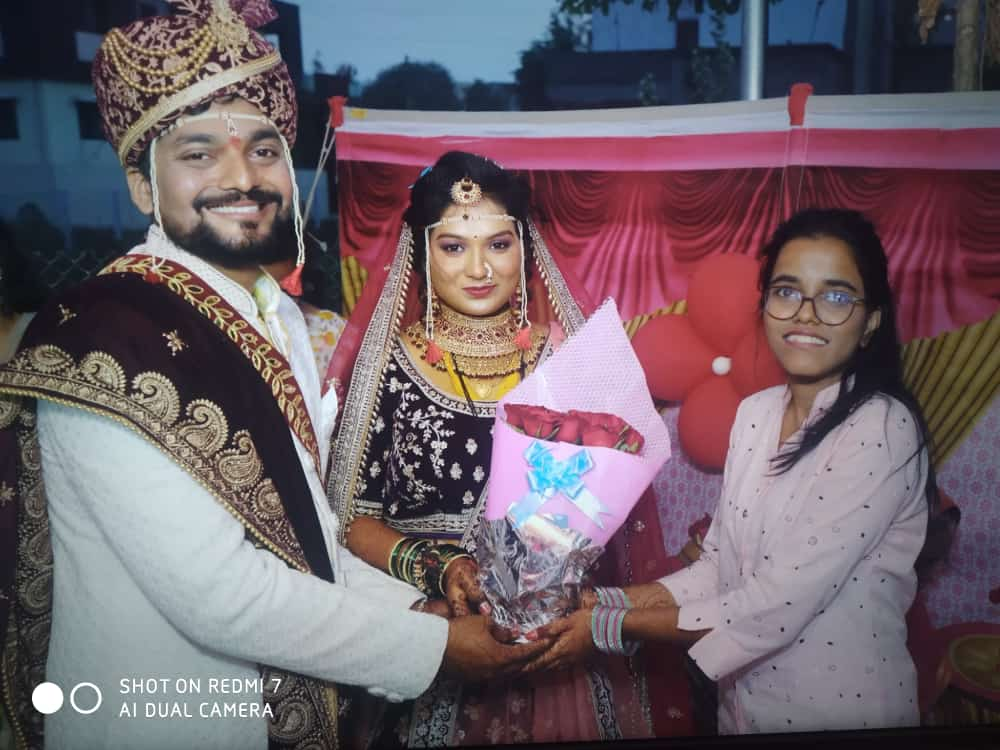
#> input picture OpenCV/Age Detection Using Deep Learning/img/1651254812872.jpg, 1000 x 750 px, given in place of the camera
$ python 'Multiple Color.py'
#> lines starting #> are read from the running program, lines starting #| are printed output that depends on the picture; after the words box and inside, x2 and y2 are one past the last pixel; in counts of white or black regions, pixels touching at a corner belong together
import numpy as np
import cv2
import time

# Capturing video through webcam
webcam = cv2.VideoCapture(0)

# Set timer for 5 seconds (or adjust as needed)
start_time = time.time()
duration = 5  # Change this value for a longer duration

# Start a while loop
try:
    while (time.time() - start_time) < duration:
        # Reading the video from the webcam in image frames
        _, imageFrame = webcam.read()
#> imageFrame is the input picture: shape (750, 1000, 3); mean B, G, R 105, 96.8, 111.6
        if not _:
            break

        # Convert the imageFrame in BGR to HSV color space
        hsvFrame = cv2.cvtColor(imageFrame, cv2.COLOR_BGR2HSV)
#> hsvFrame: shape (750, 1000, 3); mean H, S, V 110, 77, 122.1

        # Set range for red color and define mask
        red_lower = np.array([136, 87, 111], np.uint8)
        red_upper = np.array([180, 255, 255], np.uint8)
        red_mask = cv2.inRange(hsvFrame, red_lower, red_upper)
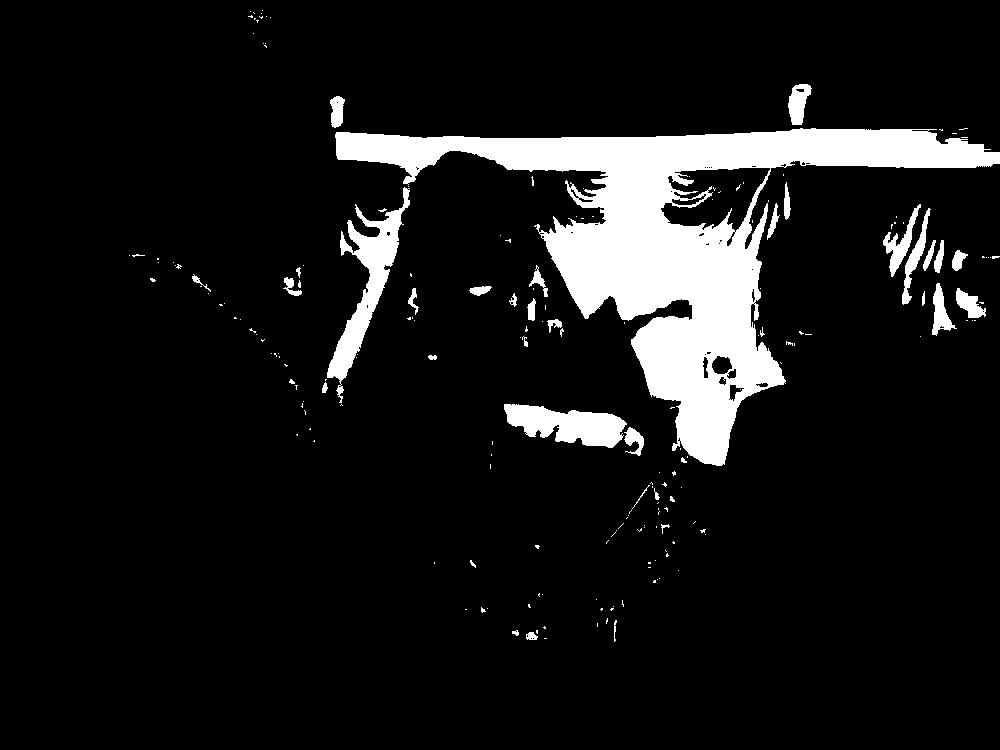
#> red_mask: shape (750, 1000); 9.5% white; 201 white regions (162 under 20 px), largest, box (x1, y1, x2, y2) and area: (335, 128, 1000, 466) 56259, (327, 187, 410, 403) 4549, (504, 404, 627, 448) 3298

        # Set range for green color and define mask
        green_lower = np.array([25, 52, 72], np.uint8)
        green_upper = np.array([102, 255, 255], np.uint8)
        green_mask = cv2.inRange(hsvFrame, green_lower, green_upper)
#> green_mask: shape (750, 1000); 2.6% white; 236 white regions (180 under 20 px), largest, box (x1, y1, x2, y2) and area: (401, 0, 588, 80) 8868, (38, 83, 112, 176) 3716, (528, 443, 588, 502) 1893

        # Set range for blue color and define mask
        blue_lower = np.array([94, 80, 2], np.uint8)
        blue_upper = np.array([120, 255, 255], np.uint8)
        blue_mask = cv2.inRange(hsvFrame, blue_lower, blue_upper)
#> blue_mask: shape (750, 1000); 14.2% white; 166 white regions (137 under 20 px), largest, box (x1, y1, x2, y2) and area: (260, 0, 752, 212) 51368, (0, 0, 172, 312) 32713, (759, 0, 956, 99) 16880

        # Morphological Transform, Dilation
        kernel = np.ones((5, 5), "uint8")

        red_mask = cv2.dilate(red_mask, kernel)
#> red_mask: shape (750, 1000); 12.4% white; 80 white regions, largest, box (x1, y1, x2, y2) and area: (320, 82, 1000, 468) 74107, (502, 402, 646, 458) 4687, (881, 202, 946, 307) 3390
        green_mask = cv2.dilate(green_mask, kernel)
#> green_mask: shape (750, 1000); 4.6% white; 129 white regions, largest, box (x1, y1, x2, y2) and area: (399, 0, 597, 82) 10225, (36, 81, 129, 193) 5258, (525, 441, 590, 504) 2636
        blue_mask = cv2.dilate(blue_mask, kernel)
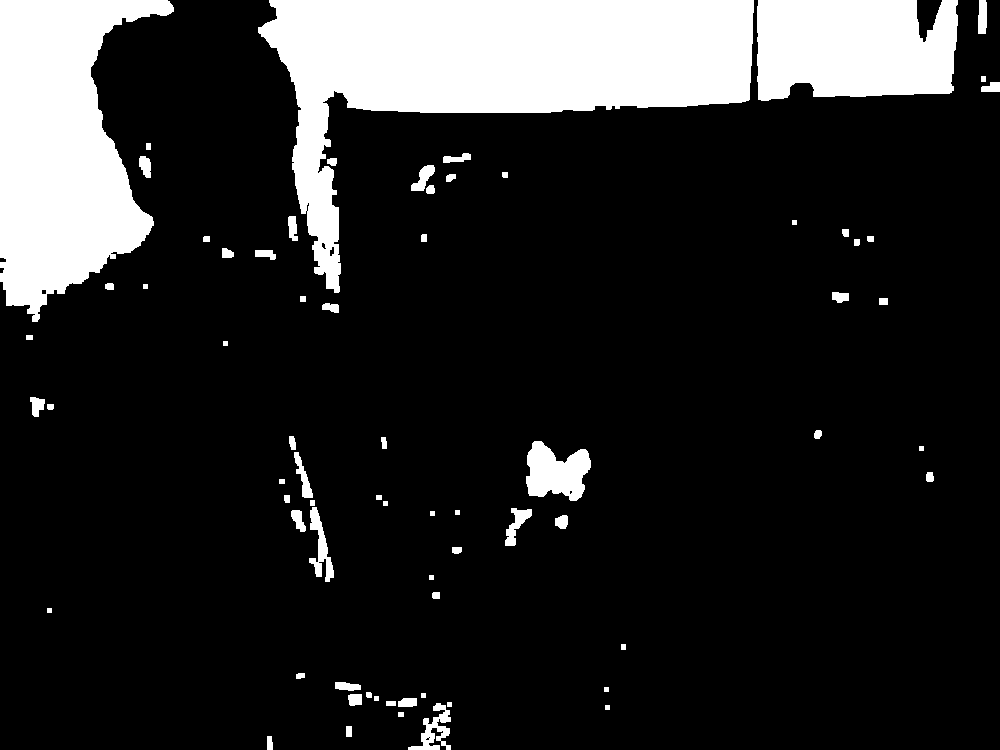
#> blue_mask: shape (750, 1000); 15.9% white; 71 white regions

        # Track red color
        contours, _ = cv2.findContours(red_mask, cv2.RETR_TREE, cv2.CHAIN_APPROX_SIMPLE)
#> contours = 102 contours, 24 with area under 20; largest, box (x1, y1, x2, y2) and area: (320, 82, 1000, 468) 75634, (502, 402, 646, 458) 4498, (881, 202, 946, 307) 3149, (665, 169, 767, 228) 2992, (930, 281, 959, 338) 858
        for contour in contours:
            area = cv2.contourArea(contour)
            if area > 300:
                x, y, w, h = cv2.boundingRect(contour)
                cv2.rectangle(imageFrame, (x, y), (x + w, y + h), (0, 0, 255), 2)
                cv2.putText(imageFrame, "Red Colour", (x, y), cv2.FONT_HERSHEY_SIMPLEX, 1.0, (0, 0, 255))
#> this loop made 102 passes
#> (area, x, y, w, h) on passes 31, 40, 59, 60, 62, 66, 67, 74: (647, 604, 480, 66, 66), (4498.5, 502, 402, 144, 56), (767, 954, 286, 34, 37), (321, 405, 286, 16, 37), (857.5, 930, 281, 29, 57), (403, 527, 263, 23, 36), (490, 281, 263, 25, 35), (323, 950, 248, 20, 25)
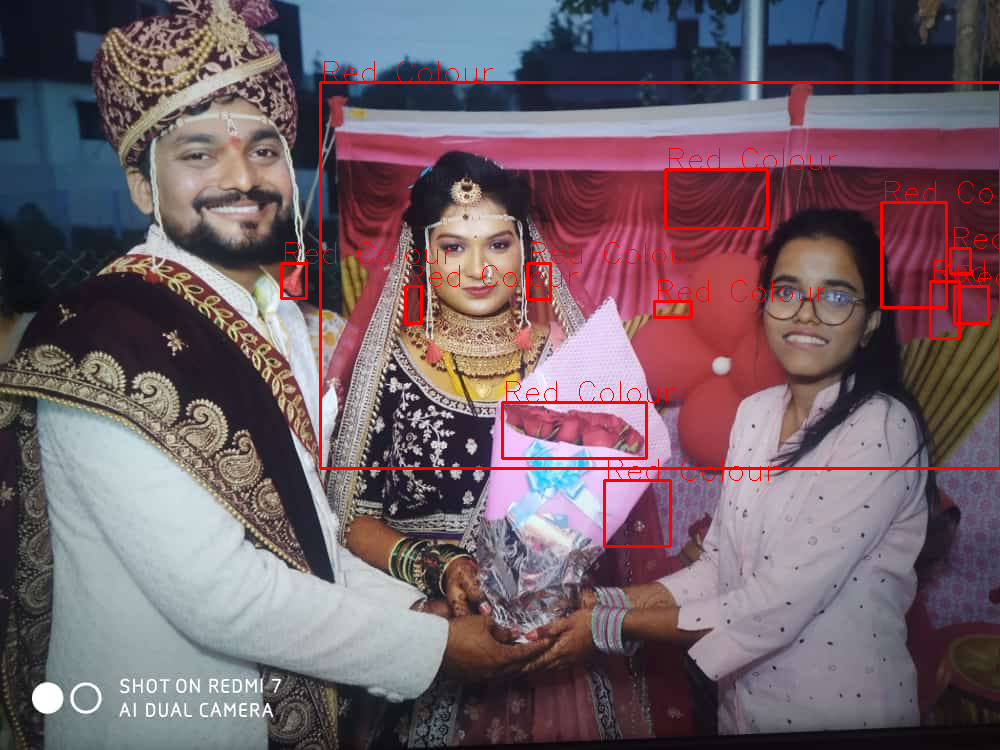
#> imageFrame: shape (750, 1000, 3); 2.04% of pixels changed, all inside (x1, y1, x2, y2) = (280, 61, 1000, 548)

        # Track green color
        contours, _ = cv2.findContours(green_mask, cv2.RETR_TREE, cv2.CHAIN_APPROX_SIMPLE)
#> contours = 136 contours, 30 with area under 20; largest, box (x1, y1, x2, y2) and area: (399, 0, 597, 82) 9904, (36, 81, 129, 193) 5047, (525, 441, 590, 504) 2516, (745, 0, 765, 98) 1337, (0, 387, 82, 418) 1030
        for contour in contours:
            area = cv2.contourArea(contour)
            if area > 300:
                x, y, w, h = cv2.boundingRect(contour)
                cv2.rectangle(imageFrame, (x, y), (x + w, y + h), (0, 255, 0), 2)
                cv2.putText(imageFrame, "Green Colour", (x, y), cv2.FONT_HERSHEY_SIMPLEX, 1.0, (0, 255, 0))
#> this loop made 136 passes
#> (area, x, y, w, h) on passes 13, 26, 38, 40, 45, 58, 64, 83: (642, 388, 539, 29, 45), (2516, 525, 441, 65, 63), (406.5, 963, 405, 25, 33), (350.5, 77, 405, 55, 23), (1030.5, 0, 387, 82, 31), (414.5, 942, 366, 36, 43), (727.5, 954, 354, 46, 64), (375, 249, 285, 18, 40)
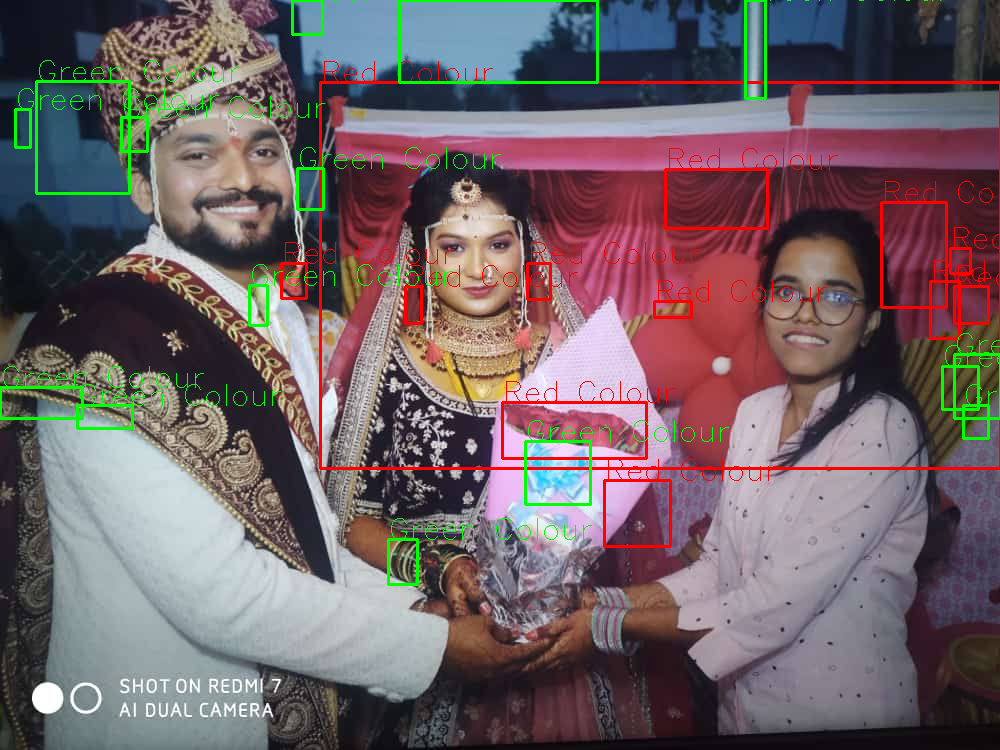
#> imageFrame: shape (750, 1000, 3); 1.66% of pixels changed, all inside (x1, y1, x2, y2) = (0, 0, 1000, 586)

        # Track blue color
        contours, _ = cv2.findContours(blue_mask, cv2.RETR_TREE, cv2.CHAIN_APPROX_SIMPLE)
#> contours = 78 contours, 18 with area under 20; largest, box (x1, y1, x2, y2) and area: (258, 0, 754, 293) 55879, (0, 0, 174, 322) 34283, (757, 0, 958, 101) 17746, (526, 441, 591, 501) 2519, (309, 507, 334, 582) 656
        for contour in contours:
            area = cv2.contourArea(contour)
            if area > 300:
                x, y, w, h = cv2.boundingRect(contour)
                cv2.rectangle(imageFrame, (x, y), (x + w, y + h), (255, 0, 0), 2)
                cv2.putText(imageFrame, "Blue Colour", (x, y), cv2.FONT_HERSHEY_SIMPLEX, 1.0, (255, 0, 0))
#> this loop made 78 passes
#> (area, x, y, w, h) on passes 5, 27, 28, 37, 72, 73, 77: (656, 408, 703, 43, 47), (383.5, 505, 508, 27, 38), (656.5, 309, 507, 25, 75), (2519, 526, 441, 65, 60), (17746, 757, 0, 201, 101), (55879, 258, 0, 496, 293), (34283, 0, 0, 174, 322)
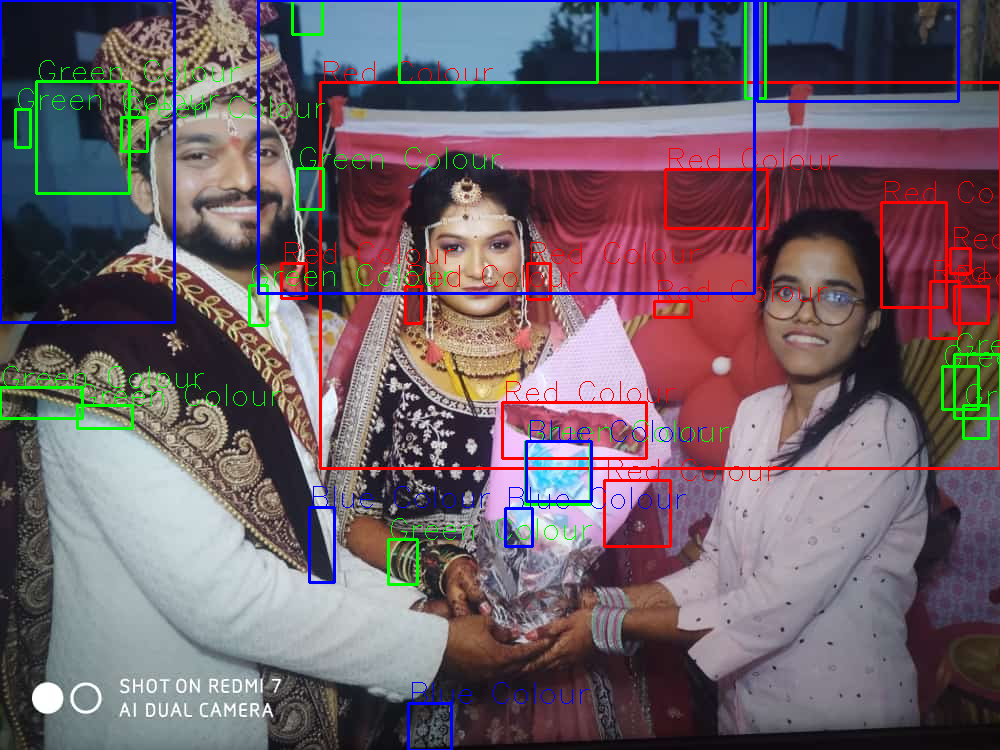
#> imageFrame: shape (750, 1000, 3); 1.59% of pixels changed, all inside (x1, y1, x2, y2) = (0, 0, 960, 750)

        # Display output
        cv2.imshow("Multiple Color Detection in Real-Time", imageFrame)

        # Optional: Allow manual exit with 'q'
        if cv2.waitKey(10) & 0xFF == ord('q'):
#> (key q is pressed here)
            break

# Graceful exit on keyboard interruption
except KeyboardInterrupt:
    print("\n[INFO] Interrupted by user. Closing...")

finally:
    # Release resources and close window
    webcam.release()
    cv2.destroyAllWindows()

$ run again, on OpenCV/Age Detection Using Deep Learning/img/Snapchat-625533754.jpg
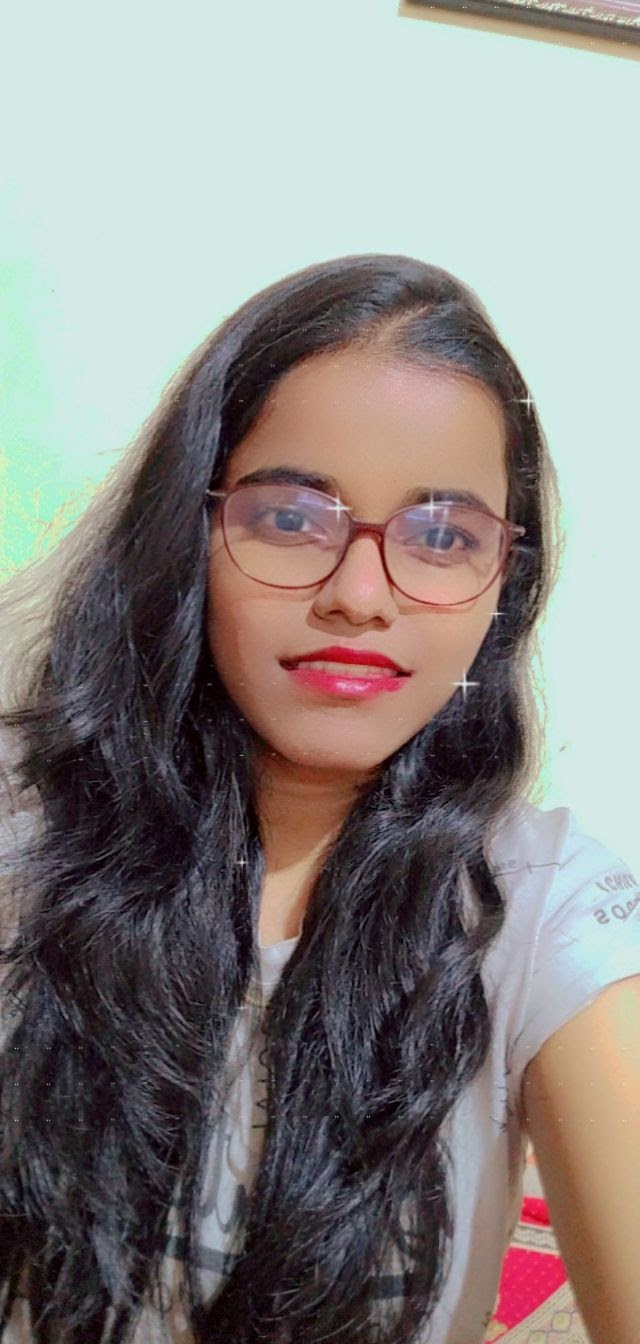
#> input picture OpenCV/Age Detection Using Deep Learning/img/Snapchat-625533754.jpg, 640 x 1344 px, given in place of the camera
#> imageFrame is the input picture: shape (1344, 640, 3); mean B, G, R 130.3, 132.7, 137.4
#> hsvFrame: shape (1344, 640, 3); mean H, S, V 87.7, 53.9, 146.7
#> `red_mask = cv2.inRange(hsvFrame, red_lower, red_upper)`:
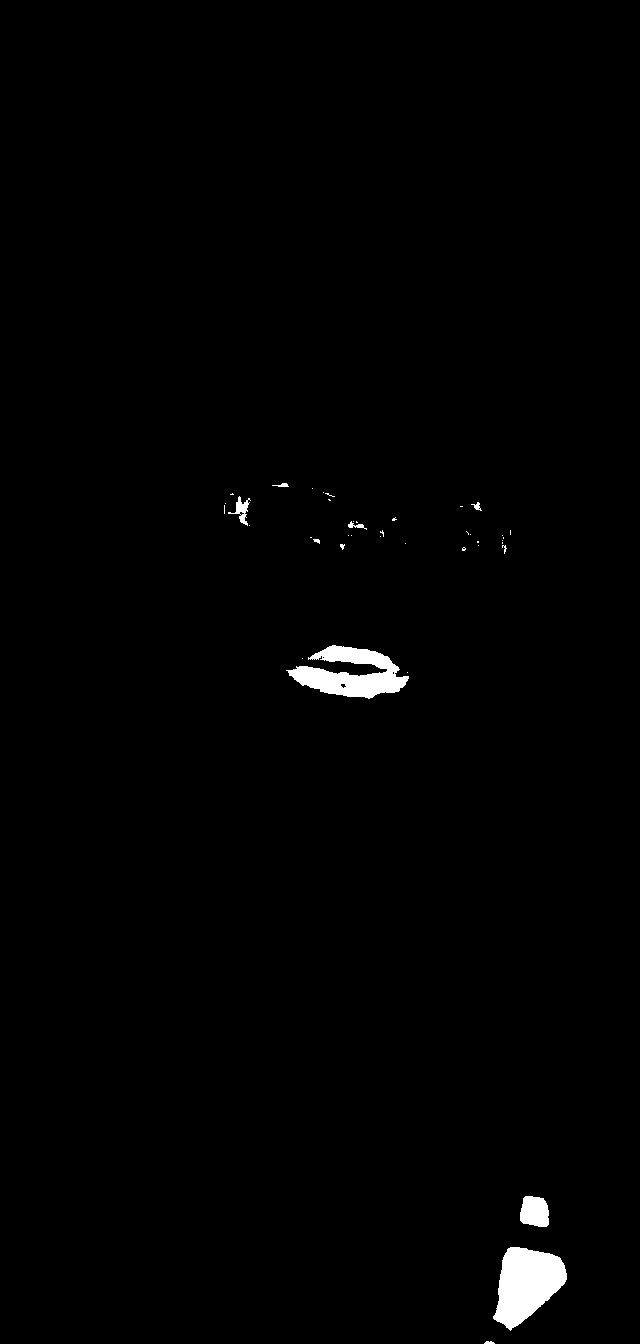
#> red_mask: shape (1344, 640); 1% white; 41 white regions (32 under 20 px), largest, box (x1, y1, x2, y2) and area: (493, 1247, 567, 1331) 3948, (286, 645, 409, 699) 3473, (520, 1196, 549, 1227) 754
#> `contours, _ = cv2.findContours(red_mask, cv2.RETR_TREE, cv2.CHAIN_APPR..`: contours = 23 contours, 3 with area under 20; largest, box (x1, y1, x2, y2) and area: (491, 1245, 569, 1333) 4480, (284, 643, 411, 701) 4410, (518, 1194, 551, 1229) 955, (222, 491, 253, 528) 562, (346, 519, 369, 532) 186
#> the loop `for contour in contours:` made 23 passes
#> (area, x, y, w, h) on passes 2, 3, 5, 20: (4480, 491, 1245, 78, 88), (955, 518, 1194, 33, 35), (4410, 284, 643, 127, 58), (562.5, 222, 491, 31, 37)
#> `contours, _ = cv2.findContours(green_mask, cv2.RETR_TREE, cv2.CHAIN_AP..`: contours = 34 contours, 13 with area under 20; largest, box (x1, y1, x2, y2) and area: (0, 262, 107, 583) 14568, (615, 989, 640, 1038) 842, (620, 993, 635, 1030) 336, (540, 763, 552, 795) 236, (14, 393, 33, 415) 200
#> the loop `for contour in contours:` made 34 passes
#> (area, x, y, w, h) on passes 7, 8, 20: (842, 615, 989, 25, 49), (335.5, 620, 993, 15, 37), (14568, 0, 262, 107, 321)
#> `contours, _ = cv2.findContours(blue_mask, cv2.RETR_TREE, cv2.CHAIN_APP..`: contours = 125 contours, 38 with area under 20; largest, box (x1, y1, x2, y2) and area: (340, 1032, 364, 1067) 368, (311, 1150, 331, 1171) 232, (282, 1169, 303, 1198) 202, (296, 1174, 318, 1196) 181, (326, 1167, 342, 1188) 152
#> the loop `for contour in contours:` made 125 passes
#> (area, x, y, w, h) on pass 74: (368.5, 340, 1032, 24, 35)
#> after the loop `for contour in contours:`:
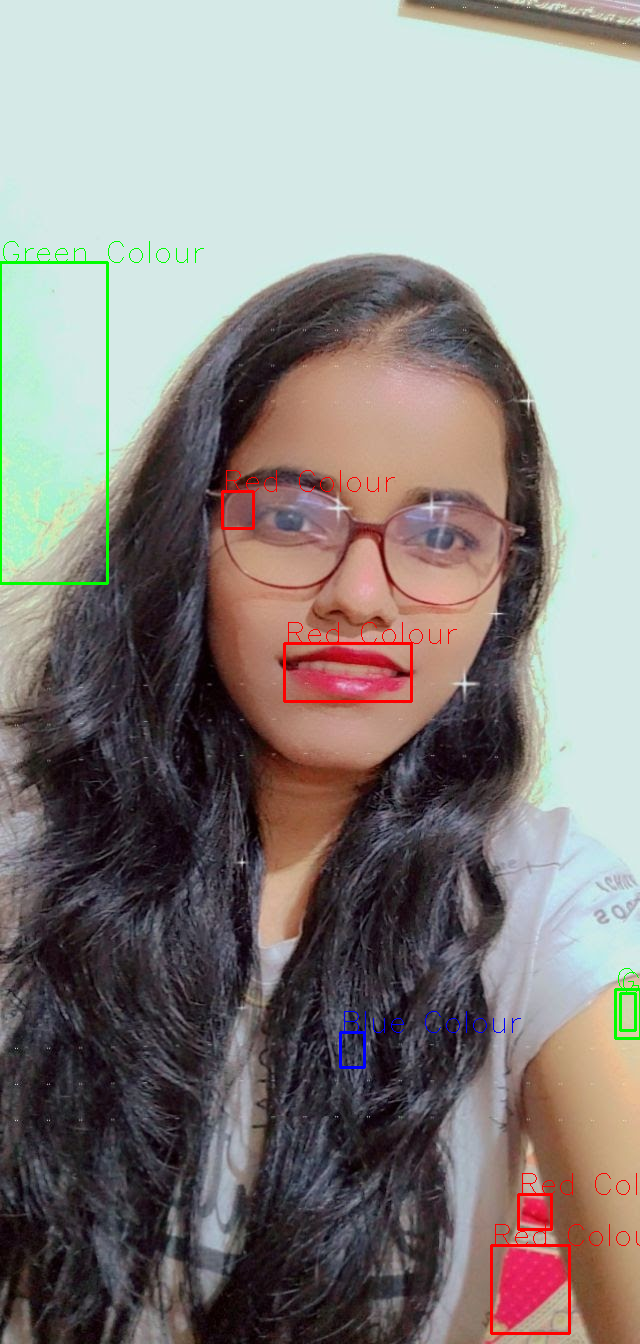
#> imageFrame: shape (1344, 640, 3); mean B, G, R 129.2, 132.2, 137
